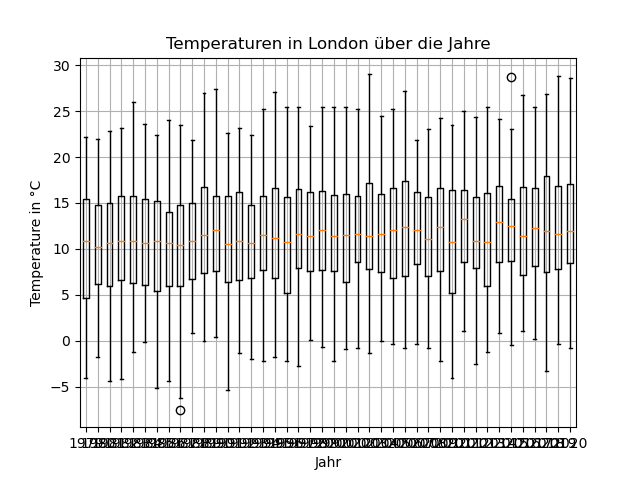

Reproduce this figure in Python.
import pandas as pd
import matplotlib.pyplot as plt

# Lade die CSV-Datei
file_path = '/home/luna/5BHWII/INFI_Informations_Systeme/Uebung_2_lab_report/data/london weather.csv'
weather_data = pd.read_csv(file_path)

# Wir gehen ein Jahr durch und speichern uns die Mitteltemperaturen jedes Tages
# Als erstes gehen wir die Jahre durch und speichern uns die Mitteltemperaturen
years = weather_data['date'] // 10000
unique_years = years.unique()
all_mean_temps = []

for year in unique_years:
    mean_temps = weather_data[years == year]['mean_temp'].dropna().tolist()

    all_mean_temps.append(mean_temps)
    print(f"Im Jahr {year} war die durchschnittliche Temperatur {sum(mean_temps) / len(mean_temps)}°C")


# Nun erstellen wir ein Boxplot für alle Jahre
plt.boxplot(all_mean_temps, labels=unique_years)
plt.title("Temperaturen in London über die Jahre")
plt.xlabel("Jahr")
plt.ylabel("Temperature in °C")
plt.grid()
plt.savefig("A_1_3.png")
plt.show()

# Wir suchen uns nun die Extremwerte pro Jahr

# Wir suchen uns die Extremwerte pro Jahr
min_temps = []
max_temps = []
for year in unique_years:
    mean_temps = weather_data[years == year]['mean_temp'].tolist()
    min_temps.append(min(mean_temps))
    max_temps.append(max(mean_temps))
    #Nun schauen wir ob es einen Tag gibt, an dem die Temperatur extrem kalt oder warm war
    min_temp_day = weather_data[weather_data['mean_temp'] == min(mean_temps)]['date'].values[0]
    max_temp_day = weather_data[weather_data['mean_temp'] == max(mean_temps)]['date'].values[0]
    print(f"Im Jahr {year} war die kälteste Temperatur {min(mean_temps)}°C am {min_temp_day} und die wärmste Temperatur {max(mean_temps)}°C am {max_temp_day}")

# Nun erstellen wir ein Boxplot für alle Jahre
plt.plot(unique_years, min_temps, label="Minimale Temperatur pro Jahr", color="blue")
plt.plot(unique_years, max_temps, label="Maximale Temperatur pro Jahr", color="red")
plt.title("Extremtemperaturen in London über die Jahre")
plt.xlabel("Jahr")
plt.ylabel("Temperature in °C")
plt.grid()
plt.legend()
plt.savefig("A_1_3_extreme.png")
plt.show()


# Wir suchen uns nun noch extreme Schnewerte pro Jahr

# Wir suchen uns die Extremwerte pro Jahr
snow_dephts = []

# Wenn der Schneefallwert nicht vorhanden ist, dann ist der Wert NaN
# Wir ersetzen NaN durch 0
for year in unique_years:
    snow_depht = weather_data[years == year]['snow_depth'].fillna(0).tolist()
    snow_dephts.append(snow_depht)
    print(f"Im Jahr {year} war die durchschnittliche Schneehöhe {sum(snow_depht) / len(snow_depht)}cm")

# Nun erstellen wir ein Boxplot für alle Jahre
plt.boxplot(snow_dephts, labels=unique_years)
plt.title("Schneehöhe in London über die Jahre")
plt.xlabel("Jahr")
plt.ylabel("Schneehöhe in cm")
plt.grid()
plt.savefig("A_1_3_snow.png")
plt.show()
